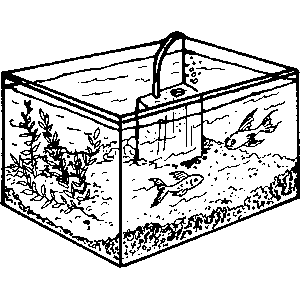
#> input picture line_drawings/obj010fishtank.gif, 300 x 300 px; its folder holds only this picture in this run
$ python convert.py   (Python 2 division)   (older library calls are emulated)
#> lines starting #> are read from the running program, lines starting #| are printed output that depends on the picture
# Convert line drawings in gif format to RGB png files to manipulate colours
from PIL import Image
import numpy as np
import os
import glob


imgs = glob.glob('./line_drawings/*.gif')

out_path = './line_drawings/converted_alpha'
if not os.path.isdir(out_path):
	os.mkdir(out_path)

for img in imgs:
    path, filename = os.path.split(img)
    file, ext = os.path.splitext(filename)
    Img = Image.open(img).convert('RGBA').resize((512, 512), Image.NEAREST)
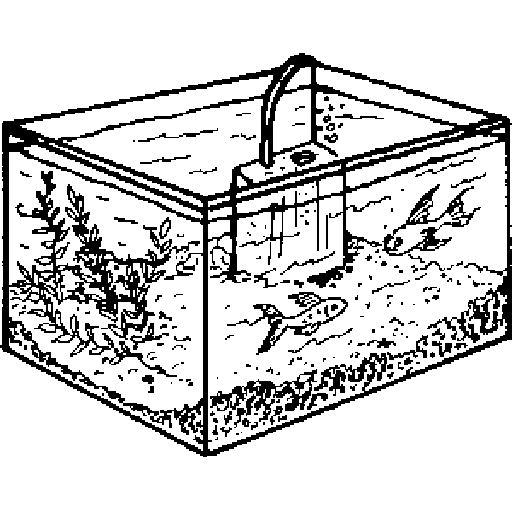
#> Img: PIL image 512x512 RGBA; mean R, G, B, A 209.2, 209.2, 209.2, 255

    m = np.array(Img)

    if len(np.unique(m)) > 2:
        raise Exception('image {} has {} colour levels'.format(img, len(np.unique(m))))

    mask = np.zeros([512, 512, 4], dtype = np.bool)
    mask[:,:,3] = (m[:,:,0] == 255) # this is white background
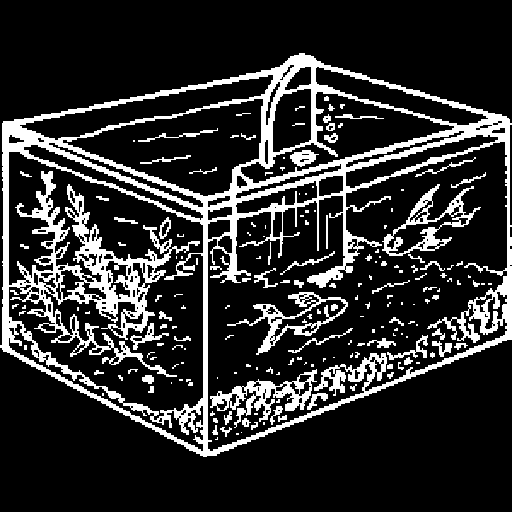
#> mask: shape (512, 512, 4) bool; mean R, G, B, A 0, 0, 0, 0.821; transparent parts drawn white

    m[mask] = 0

    Img_converted = Image.fromarray(m)

    dest = os.path.join(out_path, file + '.png')
    Img_converted.save(dest, 'PNG')
    print img

$ run again, on line_drawings/obj050bone.gif
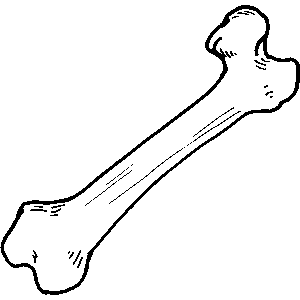
#> input picture line_drawings/obj050bone.gif, 300 x 300 px
#> `Img = Image.open(img).convert('RGBA').resize((512, 512), Image.NEAREST)`:
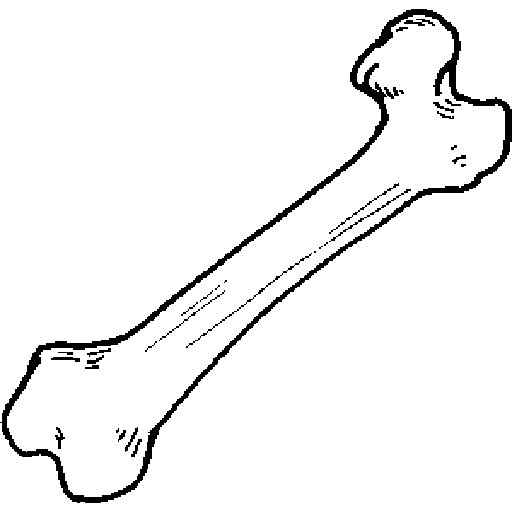
#> Img: PIL image 512x512 RGBA; mean R, G, B, A 243.6, 243.6, 243.6, 255
#> `mask[:,:,3] = (m[:,:,0] == 255)`:
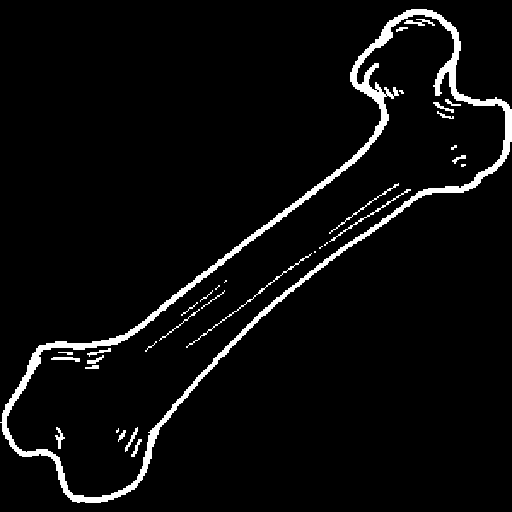
#> mask: shape (512, 512, 4) bool; mean R, G, B, A 0, 0, 0, 0.955; transparent parts drawn white

$ run again, on line_drawings/obj105pillar.gif
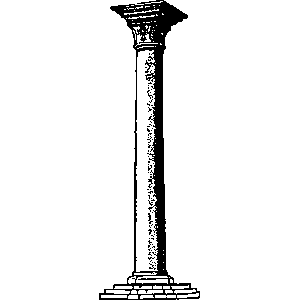
#> input picture line_drawings/obj105pillar.gif, 300 x 300 px
#> `Img = Image.open(img).convert('RGBA').resize((512, 512), Image.NEAREST)`:
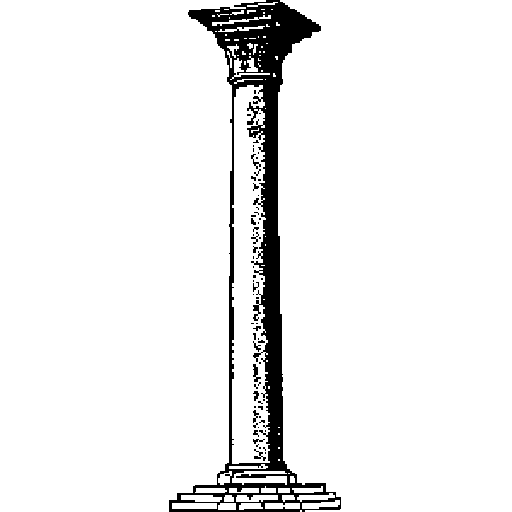
#> Img: PIL image 512x512 RGBA; mean R, G, B, A 238.6, 238.6, 238.6, 255
#> `mask[:,:,3] = (m[:,:,0] == 255)`:
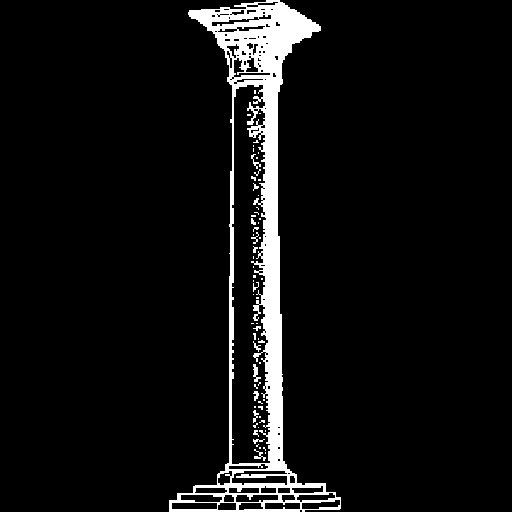
#> mask: shape (512, 512, 4) bool; mean R, G, B, A 0, 0, 0, 0.936; transparent parts drawn white

$ run again, on line_drawings/obj112cowboy.gif
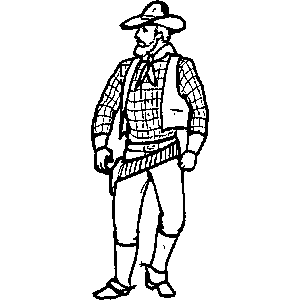
#> input picture line_drawings/obj112cowboy.gif, 300 x 300 px
#> `Img = Image.open(img).convert('RGBA').resize((512, 512), Image.NEAREST)`:
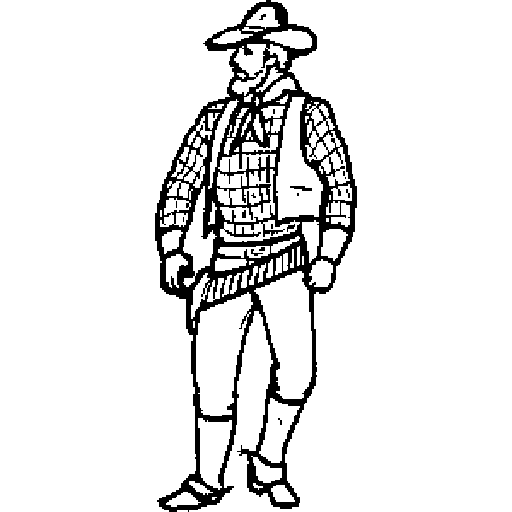
#> Img: PIL image 512x512 RGBA; mean R, G, B, A 230.4, 230.4, 230.4, 255
#> `mask[:,:,3] = (m[:,:,0] == 255)`:
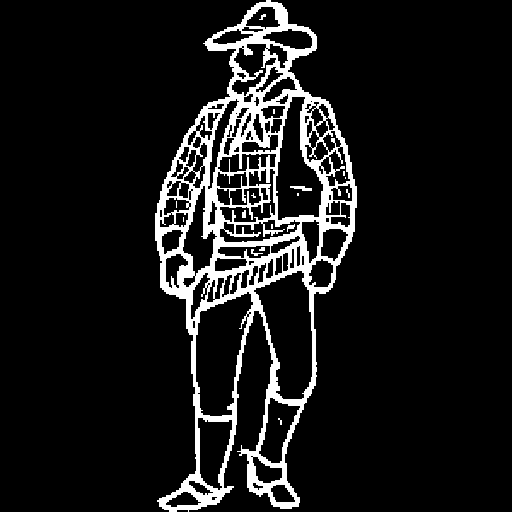
#> mask: shape (512, 512, 4) bool; mean R, G, B, A 0, 0, 0, 0.904; transparent parts drawn white

$ run again, on line_drawings/obj027bandaid.gif
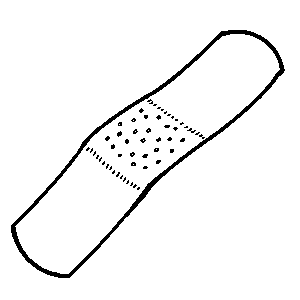
#> input picture line_drawings/obj027bandaid.gif, 300 x 300 px
#> `mask[:,:,3] = (m[:,:,0] == 255)`:
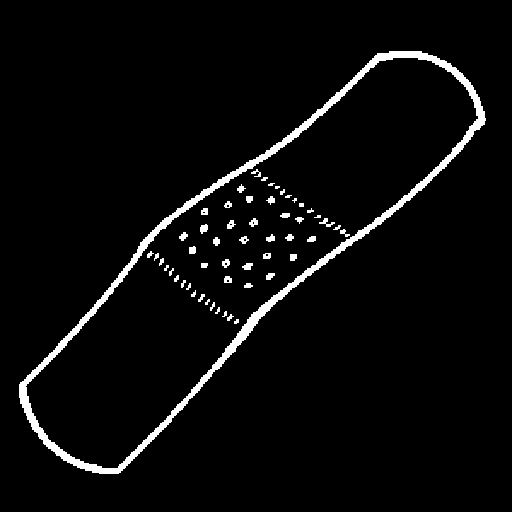
#> mask: shape (512, 512, 4) bool; mean R, G, B, A 0, 0, 0, 0.961; transparent parts drawn white
